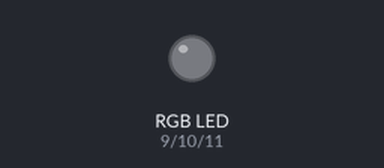
The sketch below on a simulated Arduino Uno, built with avr-gcc and run on an emulated ATmega328P. Shown: an RGB LED mixed from three pins (HIGH = lit).

Above: at 0.15 s.
At 5.27 s:
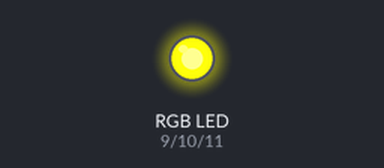
At 8.29 s:
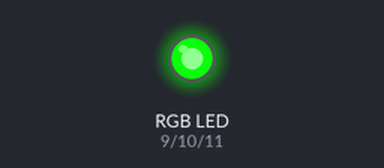
At 14.32 s:
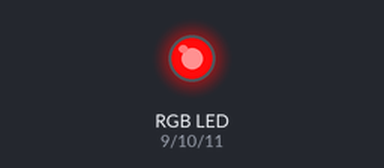
At 20.65 s:
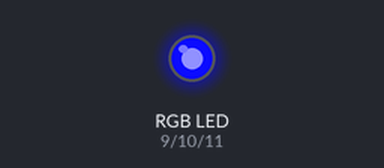
At 39.64 s:
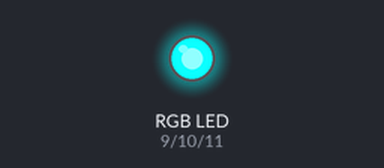
Timing chart, 0 to 40.0 s (numbered marks = the images above):
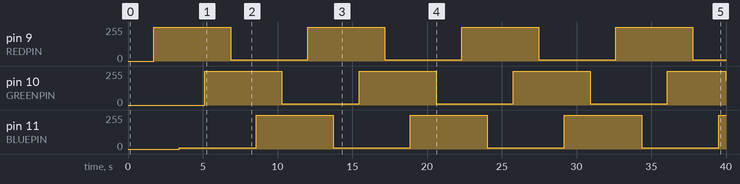

The sketch:

rgb.ino
```cpp
#define FADESPEED 7

const int REDPIN = 9;    // LED connected to digital pin 9
const int GREENPIN = 10;     // LED connected to digital pin 10
const int BLUEPIN = 11;    // LED connected to digital pin 11

void setup() {
  // set the digital pins as outputs
  pinMode(GREENPIN, OUTPUT);
  pinMode(REDPIN, OUTPUT);
  pinMode(BLUEPIN, OUTPUT);
}

void loop() {

  for (int r = 10; r < 255; r++) {
    analogWrite(REDPIN, r);
    delay(FADESPEED);
  }
  // fade from violet to red
  for (int b = 255; b > 10; b--) {
    analogWrite(BLUEPIN, b);
    delay(FADESPEED);
  }
  // fade from red to yellow
  for (int g = 10; g < 255; g++) {
    analogWrite(GREENPIN, g);
    delay(FADESPEED);
  }
  // fade from yellow to green
  for (int r = 255; r > 10; r--) {
    analogWrite(REDPIN, r);
    delay(FADESPEED);
  }
  // fade from green to teal
  for (int b = 10; b < 255; b++) {
    analogWrite(BLUEPIN, b);
    delay(FADESPEED);
  }
  // fade from teal to blue
  for (int g = 255; g > 10; g--) {
    analogWrite(GREENPIN, g);
    delay(FADESPEED);
  }
}
```

Measured:
- by itself, pin 9 (REDPIN), pin 11 (BLUEPIN): alternates 254/255 for 5.2 s and 11/255 for 5.2 s
- by itself, pin 10 (GREENPIN): 0/255 → 254/255 at 5.1 s, → 11/255 5.2 s later, → 254/255 5.2 s later, → 11/255 5.2 s later, … (8 changes in this stretch)
